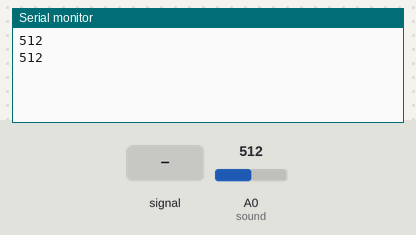
Recording of a sketch running on a simulated Arduino Uno, built with avr-gcc and run on an emulated ATmega328P. On the bench: the last lines printed to the serial monitor. The test bench sets the inputs (shaded band); at power-on: A0 (sound) = 512.

Above: at 1.2 s.
1.3 s: A0 (sound) fed a 200 Hz sine of ±81 counts around its level
At 1.9 s:
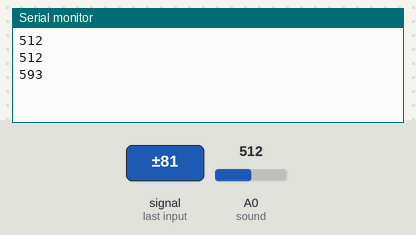
2.8 s: A0 (sound) set to 610
At 3.4 s:
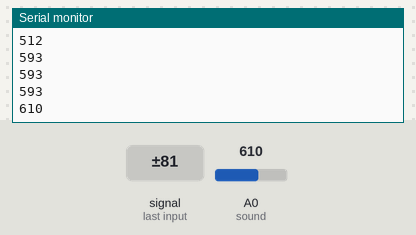
4.3 s: A0 (sound) fed a 1000 Hz sine of ±255 counts around its level
At 4.9 s:
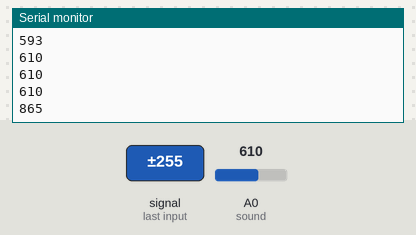
5.8 s: A0 (sound) set to 590
At 6.4 s:
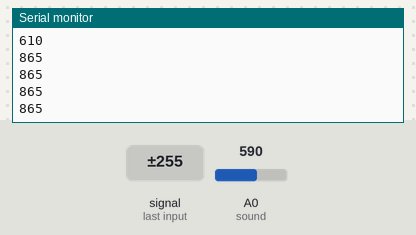
Timing chart, 0 to 8.3 s (numbered marks = the images above; inputs shaded):
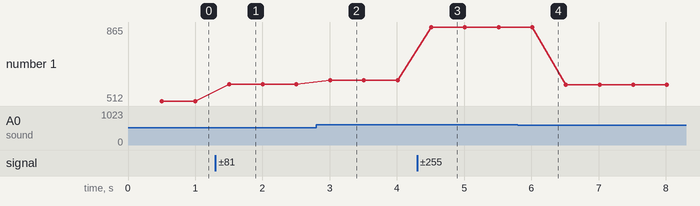

Measured:
- after the input at 1.3 s, the serial monitor: prints a new line after 0.20 s (image 1)
- after the input at 2.8 s, the serial monitor: prints a new line after 0.21 s (image 2)
- after the input at 4.3 s, the serial monitor: prints a new line after 0.21 s (image 3)
- plotted number 1: 512 → 593 after the input at 1.3 s, 593 → 610 after the input at 2.8 s, 610 → 865 after the input at 4.3 s, 865 → 590 after the input at 5.8 s

The sketch:

mic_sensor.ino
```cpp
int sound = A0;
int LED = 3;
int State = LOW;
int check_time = 500;

void setup() {
  Serial.begin(9600);
}

void loop() {
  int signalMax = 0;

  int t = millis();
  while (1){
    int k= analogRead(sound);
    signalMax = max(signalMax, k);
    int time = millis();
    if ( time-t > check_time ){break;}
  }
  Serial.println(signalMax);

  if(signalMax > 600){
    State = !State;
  }
  digitalWrite(LED, State);
}
```
